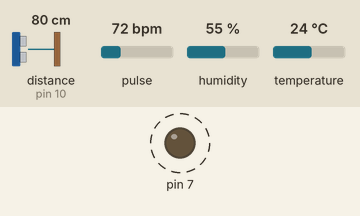
Recording of a program running on a simulated Arduino Uno, built with avr-gcc and run on an emulated ATmega328P. Parts: output pins drawn as LEDs (lit = HIGH). Dashed ring = blinking. Inputs (shaded band) come from the test bench; at power-on: pulse 72 bpm, distance to the obstacle (sensor on pin 10) 80 cm, humidity 55 %, temperature 24 °C. The echo pulse lasts 58.3 µs per cm; what the program prints to the serial monitor is not drawn.

Above: at 1.2 s.
1.3 s: pulse set to 53 bpm
5.5 s: pulse set to 49 bpm
Timing chart, 0 to 25.5 s (numbered marks = the images above; inputs shaded):
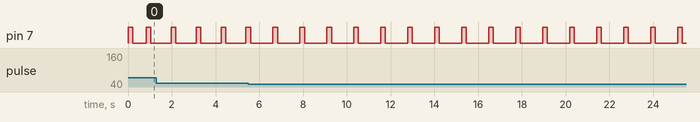

The program:

main.cpp
```cpp
#include <Arduino.h>
#include <Adafruit_Sensor.h>
#include <SoftwareSerial.h>
#define USE_ARDUINO_INTERRUPTS false //set to true if you are using an Arduino Uno, Leonardo, or Micro
#include <PulseSensorPlayground.h>
#include <Ultrasonic.h>
#include <DHT.h>
#include <ArduinoJson.h>

//setup serial communication between arduino and esp8266 in pins 2 and 3
SoftwareSerial esp8266(2, 3);
#define DHTTYPE DHT11
#define DHTPIN 5
#define pulseLED 7
#define pulseSensorThreshold 520
#define distanceThreshold 10

PulseSensorPlayground pulseSensor; //create a new instance of the PulseSensorPlayground object
Ultrasonic ultrasonic1(9, 10); //trig, echo
DHT dht(DHTPIN, DHTTYPE);
int distance = 0, pastDistance = 0;
int heartrate = 0;
byte samplesUntilReport;
const byte SAMPLES_PER_SERIAL_SAMPLE = 5;
void setup(){
  Serial.begin(9600);
  esp8266.begin(9600);
  pinMode(A1, INPUT);
  pulseSensor.analogInput(0); //set the analog input pin for the PulseSensor
  pulseSensor.blinkOnPulse(pulseLED); //set the LED pin for the PulseSensor
  pulseSensor.setThreshold(pulseSensorThreshold); //set the threshold for the PulseSensor
  if (pulseSensor.begin()) {
    Serial.println("PulseSensor found!");
  }
  else {
    Serial.println("No PulseSensor found!");
  }
  // Skip the first SAMPLES_PER_SERIAL_SAMPLE in the loop().
  samplesUntilReport = SAMPLES_PER_SERIAL_SAMPLE;
}

void sensorTasks(){
  //read ultrasound sensor
  distance = ultrasonic1.read();

  //read DHT sensor
  float h = dht.readHumidity();
  float f = dht.readTemperature(true);
  //send data to esp8266 depending on threshold and negative values
  ArduinoJson::StaticJsonDocument<200> doc;
  if(heartrate > 0){
    if(heartrate < 200 && heartrate >50){
      doc["heartrate"] = heartrate;
    }
  }
  if (abs(distance - pastDistance) > distanceThreshold) {
    doc["distance"] = distance;
    pastDistance = distance;
  }
  if(!isnan(h) && !isnan(f)){
    doc["temperature"] = f;
    doc["humidity"] = h;
  }
  String json;
  serializeJson(doc, json);
  if(json.length() > 0 && json != "null"){
    esp8266.println(json);
    Serial.println(json);
  }


}
void loop(){
// For debugging, print esp8266 response to serial monitor
  if (esp8266.available()) {
    //read until available
    while (esp8266.available()) {
      Serial.write(esp8266.read());
    }
  }
  //read heartrate sensor
  if (pulseSensor.sawNewSample()) {
    if (--samplesUntilReport == (byte) 0) {
      samplesUntilReport = SAMPLES_PER_SERIAL_SAMPLE;
      if (pulseSensor.sawStartOfBeat()) {
        heartrate = pulseSensor.getBeatsPerMinute();
      }
    }
  }
  //every 2 seconds print data to esp8266
  if (millis() % 2000 == 0) {
    sensorTasks();
  }
}

//empty sketch
// void setup(){}
// void loop(){}
```

Measured:
- after the input at 1.3 s, pin 7: alternates HIGH for 0.21 s and LOW for 0.93 s, starting after 0.68 s
- by itself, pin 7: alternates HIGH for 0.20 s and LOW for 0.63 s
